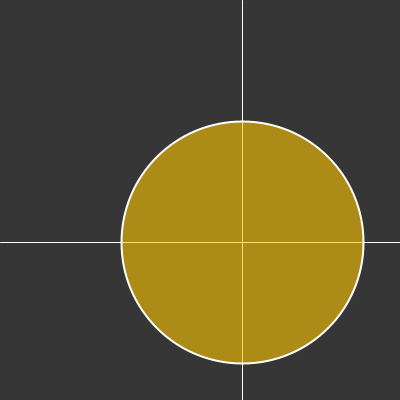
Frame 1 (no input)
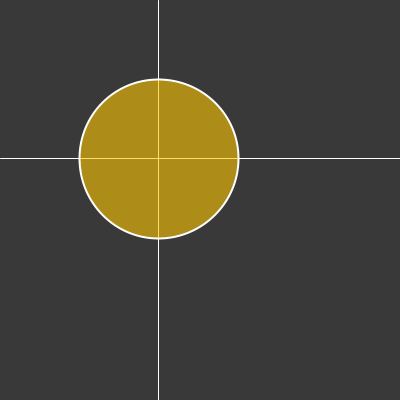
Frame 60 (the mouse pressed at the canvas centre just before this capture)
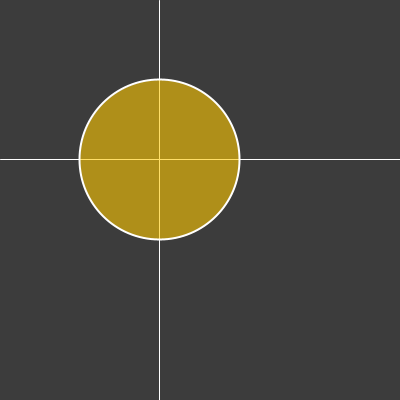
Frame 120 (the mouse held since frame 60 and released just before this capture)

The Processing sketch that drew these frames (run headless with seeded random() and noise(); from frame 60 on, the mouse is pressed at the canvas centre):

// Processing sketch: processing_101385
// ── processing_101385.pde

float my_num = 0;

void setup() {
  size(400,400);
  smooth();
}

void draw() {
  background(noise(my_num + 100)*128);
  stroke(255);
  strokeWeight(1);
  float x = noise(my_num) * width;
  line(x,0, x, height);
  float y = noise(my_num) * width;
  line(0,y, width, y);
  fill(255,200,0,150);
  strokeWeight(2);
  ellipse(x,y,noise(my_num) * width, noise(my_num) * height);
  my_num += 0.01;
}
